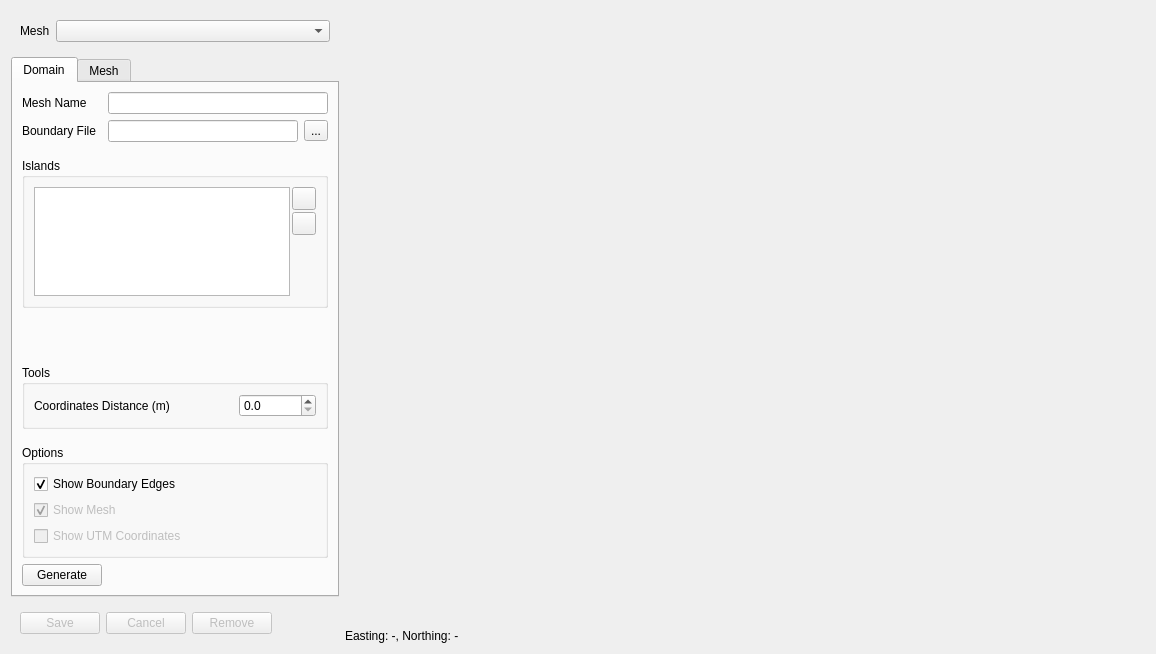
<?xml version="1.0" encoding="UTF-8"?>
<ui version="4.0">
 <class>UnstructuredMeshDialog</class>
 <widget class="QWidget" name="UnstructuredMeshDialog">
  <property name="geometry">
   <rect>
    <x>0</x>
    <y>0</y>
    <width>1156</width>
    <height>654</height>
   </rect>
  </property>
  <property name="windowTitle">
   <string>Unstructured Mesh Generation</string>
  </property>
  <layout class="QGridLayout" name="gridLayout" columnstretch="0,0,0">
   <item row="0" column="0">
    <widget class="QWidget" name="leftWidget" native="true">
     <property name="sizePolicy">
      <sizepolicy hsizetype="Fixed" vsizetype="Preferred">
       <horstretch>0</horstretch>
       <verstretch>0</verstretch>
      </sizepolicy>
     </property>
     <property name="minimumSize">
      <size>
       <width>300</width>
       <height>0</height>
      </size>
     </property>
     <layout class="QVBoxLayout" name="verticalLayout_2">
      <property name="leftMargin">
       <number>0</number>
      </property>
      <property name="topMargin">
       <number>0</number>
      </property>
      <property name="rightMargin">
       <number>0</number>
      </property>
      <property name="bottomMargin">
       <number>0</number>
      </property>
      <item>
       <widget class="QWidget" name="widget_2" native="true">
        <property name="sizePolicy">
         <sizepolicy hsizetype="Preferred" vsizetype="Fixed">
          <horstretch>0</horstretch>
          <verstretch>0</verstretch>
         </sizepolicy>
        </property>
        <layout class="QHBoxLayout" name="horizontalLayout">
         <item>
          <widget class="QLabel" name="lblMesh">
           <property name="sizePolicy">
            <sizepolicy hsizetype="Preferred" vsizetype="Fixed">
             <horstretch>0</horstretch>
             <verstretch>0</verstretch>
            </sizepolicy>
           </property>
           <property name="text">
            <string>Mesh</string>
           </property>
          </widget>
         </item>
         <item>
          <widget class="QComboBox" name="cbxMeshName">
           <property name="enabled">
            <bool>true</bool>
           </property>
           <property name="sizePolicy">
            <sizepolicy hsizetype="Expanding" vsizetype="Fixed">
             <horstretch>0</horstretch>
             <verstretch>0</verstretch>
            </sizepolicy>
           </property>
           <property name="currentIndex">
            <number>-1</number>
           </property>
          </widget>
         </item>
        </layout>
       </widget>
      </item>
      <item>
       <widget class="QTabWidget" name="tabWidget">
        <property name="sizePolicy">
         <sizepolicy hsizetype="Expanding" vsizetype="Preferred">
          <horstretch>0</horstretch>
          <verstretch>0</verstretch>
         </sizepolicy>
        </property>
        <property name="currentIndex">
         <number>0</number>
        </property>
        <widget class="QWidget" name="tabDomain">
         <property name="sizePolicy">
          <sizepolicy hsizetype="Preferred" vsizetype="Fixed">
           <horstretch>0</horstretch>
           <verstretch>0</verstretch>
          </sizepolicy>
         </property>
         <attribute name="title">
          <string>Domain</string>
         </attribute>
         <layout class="QGridLayout" name="gridLayout_2">
          <item row="9" column="0" colspan="3">
           <widget class="QGroupBox" name="groupBox_3">
            <property name="sizePolicy">
             <sizepolicy hsizetype="Preferred" vsizetype="Fixed">
              <horstretch>0</horstretch>
              <verstretch>0</verstretch>
             </sizepolicy>
            </property>
            <property name="title">
             <string>Options</string>
            </property>
            <layout class="QVBoxLayout" name="verticalLayout_3">
             <item>
              <widget class="QCheckBox" name="chkShowBoundaryEdges">
               <property name="text">
                <string>Show Boundary Edges</string>
               </property>
               <property name="checked">
                <bool>true</bool>
               </property>
              </widget>
             </item>
             <item>
              <widget class="QCheckBox" name="chkShowMesh">
               <property name="enabled">
                <bool>false</bool>
               </property>
               <property name="text">
                <string>Show Mesh</string>
               </property>
               <property name="checked">
                <bool>true</bool>
               </property>
              </widget>
             </item>
             <item>
              <widget class="QCheckBox" name="chkShowUtmCoordinates">
               <property name="enabled">
                <bool>false</bool>
               </property>
               <property name="text">
                <string>Show UTM Coordinates</string>
               </property>
              </widget>
             </item>
            </layout>
           </widget>
          </item>
          <item row="1" column="1">
           <widget class="QLineEdit" name="edtBoundaryFileLine">
            <property name="enabled">
             <bool>true</bool>
            </property>
           </widget>
          </item>
          <item row="1" column="0">
           <widget class="QLabel" name="lblBoundaryFile">
            <property name="text">
             <string>Boundary File</string>
            </property>
           </widget>
          </item>
          <item row="10" column="0">
           <widget class="QPushButton" name="btnGenerateMesh1">
            <property name="sizePolicy">
             <sizepolicy hsizetype="Fixed" vsizetype="Fixed">
              <horstretch>0</horstretch>
              <verstretch>0</verstretch>
             </sizepolicy>
            </property>
            <property name="text">
             <string>Generate</string>
            </property>
           </widget>
          </item>
          <item row="0" column="0">
           <widget class="QLabel" name="lblMeshName">
            <property name="text">
             <string>Mesh Name</string>
            </property>
           </widget>
          </item>
          <item row="0" column="1" colspan="2">
           <widget class="QLineEdit" name="edtMeshName">
            <property name="enabled">
             <bool>true</bool>
            </property>
           </widget>
          </item>
          <item row="2" column="0" colspan="3">
           <spacer name="verticalSpacer_4">
            <property name="orientation">
             <enum>Qt::Vertical</enum>
            </property>
            <property name="sizeType">
             <enum>QSizePolicy::Fixed</enum>
            </property>
            <property name="sizeHint" stdset="0">
             <size>
              <width>20</width>
              <height>10</height>
             </size>
            </property>
           </spacer>
          </item>
          <item row="3" column="0" colspan="3">
           <widget class="QGroupBox" name="groupBox_5">
            <property name="maximumSize">
             <size>
              <width>16777215</width>
              <height>150</height>
             </size>
            </property>
            <property name="title">
             <string>Islands</string>
            </property>
            <layout class="QHBoxLayout" name="horizontalLayout_4">
             <property name="spacing">
              <number>2</number>
             </property>
             <item>
              <widget class="QListWidget" name="lstIslands">
               <property name="sizePolicy">
                <sizepolicy hsizetype="Expanding" vsizetype="MinimumExpanding">
                 <horstretch>0</horstretch>
                 <verstretch>0</verstretch>
                </sizepolicy>
               </property>
              </widget>
             </item>
             <item>
              <layout class="QVBoxLayout" name="verticalLayout_6">
               <item>
                <widget class="QToolButton" name="btnAddIsland">
                 <property name="sizePolicy">
                  <sizepolicy hsizetype="Fixed" vsizetype="Fixed">
                   <horstretch>0</horstretch>
                   <verstretch>0</verstretch>
                  </sizepolicy>
                 </property>
                 <property name="text">
                  <string/>
                 </property>
                 <property name="icon">
                  <iconset resource="../../icons.qrc">
                   <normaloff>:/icons/list-add.png</normaloff>:/icons/list-add.png</iconset>
                 </property>
                </widget>
               </item>
               <item>
                <widget class="QToolButton" name="btnRemoveIsland">
                 <property name="sizePolicy">
                  <sizepolicy hsizetype="Fixed" vsizetype="Fixed">
                   <horstretch>0</horstretch>
                   <verstretch>0</verstretch>
                  </sizepolicy>
                 </property>
                 <property name="text">
                  <string/>
                 </property>
                 <property name="icon">
                  <iconset resource="../../icons.qrc">
                   <normaloff>:/icons/list-delete.png</normaloff>:/icons/list-delete.png</iconset>
                 </property>
                </widget>
               </item>
               <item>
                <spacer name="verticalSpacer_6">
                 <property name="orientation">
                  <enum>Qt::Vertical</enum>
                 </property>
                 <property name="sizeHint" stdset="0">
                  <size>
                   <width>20</width>
                   <height>40</height>
                  </size>
                 </property>
                </spacer>
               </item>
              </layout>
             </item>
            </layout>
           </widget>
          </item>
          <item row="6" column="0" colspan="3">
           <spacer name="verticalSpacer_3">
            <property name="orientation">
             <enum>Qt::Vertical</enum>
            </property>
            <property name="sizeType">
             <enum>QSizePolicy::Fixed</enum>
            </property>
            <property name="sizeHint" stdset="0">
             <size>
              <width>20</width>
              <height>10</height>
             </size>
            </property>
           </spacer>
          </item>
          <item row="5" column="0" colspan="3">
           <widget class="QGroupBox" name="groupBox_2">
            <property name="sizePolicy">
             <sizepolicy hsizetype="Preferred" vsizetype="Fixed">
              <horstretch>0</horstretch>
              <verstretch>0</verstretch>
             </sizepolicy>
            </property>
            <property name="title">
             <string>Tools</string>
            </property>
            <layout class="QGridLayout" name="gridLayout_5">
             <item row="0" column="1">
              <widget class="QDoubleSpinBox" name="sbxCoordinatesDistance">
               <property name="sizePolicy">
                <sizepolicy hsizetype="Fixed" vsizetype="Fixed">
                 <horstretch>0</horstretch>
                 <verstretch>0</verstretch>
                </sizepolicy>
               </property>
               <property name="decimals">
                <number>1</number>
               </property>
               <property name="maximum">
                <double>100000.000000000000000</double>
               </property>
               <property name="singleStep">
                <double>1.000000000000000</double>
               </property>
              </widget>
             </item>
             <item row="0" column="0">
              <widget class="QLabel" name="label">
               <property name="text">
                <string>Coordinates Distance (m)</string>
               </property>
              </widget>
             </item>
            </layout>
           </widget>
          </item>
          <item row="4" column="0" colspan="3">
           <spacer name="verticalSpacer_2">
            <property name="orientation">
             <enum>Qt::Vertical</enum>
            </property>
            <property name="sizeHint" stdset="0">
             <size>
              <width>20</width>
              <height>10</height>
             </size>
            </property>
           </spacer>
          </item>
          <item row="1" column="2">
           <widget class="QToolButton" name="btnBoundaryFileBrowser">
            <property name="enabled">
             <bool>true</bool>
            </property>
            <property name="sizePolicy">
             <sizepolicy hsizetype="Fixed" vsizetype="Fixed">
              <horstretch>0</horstretch>
              <verstretch>0</verstretch>
             </sizepolicy>
            </property>
            <property name="text">
             <string>...</string>
            </property>
           </widget>
          </item>
         </layout>
         <zorder>lblMeshName</zorder>
         <zorder>edtMeshName</zorder>
         <zorder>lblBoundaryFile</zorder>
         <zorder>edtBoundaryFileLine</zorder>
         <zorder>btnBoundaryFileBrowser</zorder>
         <zorder>btnGenerateMesh1</zorder>
         <zorder>groupBox_3</zorder>
         <zorder>groupBox_5</zorder>
         <zorder>groupBox_2</zorder>
        </widget>
        <widget class="QWidget" name="tabMesh">
         <attribute name="title">
          <string>Mesh</string>
         </attribute>
         <layout class="QGridLayout" name="gridLayout_4">
          <item row="0" column="0" colspan="3">
           <widget class="QGroupBox" name="groupBox">
            <property name="title">
             <string>Refinement Areas</string>
            </property>
            <layout class="QGridLayout" name="gridLayout_3">
             <item row="3" column="3">
              <widget class="QDoubleSpinBox" name="sbxMaximumEdgeLength">
               <property name="alignment">
                <set>Qt::AlignRight|Qt::AlignTrailing|Qt::AlignVCenter</set>
               </property>
               <property name="decimals">
                <number>1</number>
               </property>
               <property name="minimum">
                <double>0.500000000000000</double>
               </property>
               <property name="maximum">
                <double>100000.000000000000000</double>
               </property>
               <property name="singleStep">
                <double>1.000000000000000</double>
               </property>
               <property name="value">
                <double>100.000000000000000</double>
               </property>
              </widget>
             </item>
             <item row="2" column="0">
              <widget class="QLabel" name="lblAngleTriangles">
               <property name="text">
                <string>Minimum Angle of Triangles (degrees)</string>
               </property>
              </widget>
             </item>
             <item row="3" column="0">
              <widget class="QLabel" name="lblMaximumEdgeTriangles">
               <property name="text">
                <string>Maximum Edge Length of Triangles (m)</string>
               </property>
              </widget>
             </item>
             <item row="2" column="3">
              <widget class="QDoubleSpinBox" name="sbxMinimumAngle">
               <property name="enabled">
                <bool>true</bool>
               </property>
               <property name="sizePolicy">
                <sizepolicy hsizetype="Expanding" vsizetype="Fixed">
                 <horstretch>0</horstretch>
                 <verstretch>0</verstretch>
                </sizepolicy>
               </property>
               <property name="alignment">
                <set>Qt::AlignRight|Qt::AlignTrailing|Qt::AlignVCenter</set>
               </property>
               <property name="decimals">
                <number>1</number>
               </property>
               <property name="minimum">
                <double>20.699999999999999</double>
               </property>
               <property name="maximum">
                <double>60.000000000000000</double>
               </property>
               <property name="singleStep">
                <double>1.000000000000000</double>
               </property>
               <property name="value">
                <double>20.699999999999999</double>
               </property>
              </widget>
             </item>
             <item row="0" column="0" colspan="4">
              <widget class="QWidget" name="horizontalWidget" native="true">
               <layout class="QHBoxLayout" name="horizontalLayout_5">
                <property name="spacing">
                 <number>0</number>
                </property>
                <property name="leftMargin">
                 <number>0</number>
                </property>
                <property name="topMargin">
                 <number>0</number>
                </property>
                <property name="rightMargin">
                 <number>0</number>
                </property>
                <property name="bottomMargin">
                 <number>0</number>
                </property>
                <item>
                 <widget class="QListWidget" name="lstRefinementAreas">
                  <property name="sizePolicy">
                   <sizepolicy hsizetype="Expanding" vsizetype="MinimumExpanding">
                    <horstretch>0</horstretch>
                    <verstretch>0</verstretch>
                   </sizepolicy>
                  </property>
                  <property name="currentRow">
                   <number>-1</number>
                  </property>
                 </widget>
                </item>
                <item>
                 <layout class="QVBoxLayout" name="verticalLayout">
                  <item>
                   <widget class="QPushButton" name="btnAddCoordinatesFile">
                    <property name="sizePolicy">
                     <sizepolicy hsizetype="Fixed" vsizetype="Fixed">
                      <horstretch>0</horstretch>
                      <verstretch>0</verstretch>
                     </sizepolicy>
                    </property>
                    <property name="text">
                     <string/>
                    </property>
                    <property name="icon">
                     <iconset resource="../../icons.qrc">
                      <normaloff>:/icons/list-add.png</normaloff>:/icons/list-add.png</iconset>
                    </property>
                   </widget>
                  </item>
                  <item>
                   <widget class="QPushButton" name="btnRemoveCoordinatesFile">
                    <property name="sizePolicy">
                     <sizepolicy hsizetype="Fixed" vsizetype="Fixed">
                      <horstretch>0</horstretch>
                      <verstretch>0</verstretch>
                     </sizepolicy>
                    </property>
                    <property name="text">
                     <string/>
                    </property>
                    <property name="icon">
                     <iconset resource="../../icons.qrc">
                      <normaloff>:/icons/list-delete.png</normaloff>:/icons/list-delete.png</iconset>
                    </property>
                   </widget>
                  </item>
                  <item>
                   <spacer name="verticalSpacer_5">
                    <property name="orientation">
                     <enum>Qt::Vertical</enum>
                    </property>
                    <property name="sizeHint" stdset="0">
                     <size>
                      <width>20</width>
                      <height>40</height>
                     </size>
                    </property>
                   </spacer>
                  </item>
                 </layout>
                </item>
               </layout>
              </widget>
             </item>
            </layout>
           </widget>
          </item>
          <item row="2" column="0" colspan="3">
           <spacer name="verticalSpacer_7">
            <property name="orientation">
             <enum>Qt::Vertical</enum>
            </property>
            <property name="sizeHint" stdset="0">
             <size>
              <width>0</width>
              <height>0</height>
             </size>
            </property>
           </spacer>
          </item>
          <item row="1" column="0">
           <widget class="QPushButton" name="btnGenerateMesh2">
            <property name="enabled">
             <bool>true</bool>
            </property>
            <property name="sizePolicy">
             <sizepolicy hsizetype="Fixed" vsizetype="Fixed">
              <horstretch>0</horstretch>
              <verstretch>0</verstretch>
             </sizepolicy>
            </property>
            <property name="text">
             <string>Generate</string>
            </property>
           </widget>
          </item>
         </layout>
        </widget>
       </widget>
      </item>
      <item>
       <widget class="QWidget" name="widget" native="true">
        <property name="sizePolicy">
         <sizepolicy hsizetype="Preferred" vsizetype="Fixed">
          <horstretch>0</horstretch>
          <verstretch>0</verstretch>
         </sizepolicy>
        </property>
        <layout class="QHBoxLayout" name="horizontalLayout_3">
         <item>
          <widget class="QPushButton" name="btnSaveMesh">
           <property name="enabled">
            <bool>false</bool>
           </property>
           <property name="sizePolicy">
            <sizepolicy hsizetype="Fixed" vsizetype="Fixed">
             <horstretch>0</horstretch>
             <verstretch>0</verstretch>
            </sizepolicy>
           </property>
           <property name="text">
            <string>Save</string>
           </property>
          </widget>
         </item>
         <item>
          <widget class="QPushButton" name="btnCancelMesh">
           <property name="enabled">
            <bool>false</bool>
           </property>
           <property name="sizePolicy">
            <sizepolicy hsizetype="Fixed" vsizetype="Fixed">
             <horstretch>0</horstretch>
             <verstretch>0</verstretch>
            </sizepolicy>
           </property>
           <property name="text">
            <string>Cancel</string>
           </property>
          </widget>
         </item>
         <item>
          <widget class="QPushButton" name="btnRemoveMesh">
           <property name="enabled">
            <bool>false</bool>
           </property>
           <property name="sizePolicy">
            <sizepolicy hsizetype="Fixed" vsizetype="Fixed">
             <horstretch>0</horstretch>
             <verstretch>0</verstretch>
            </sizepolicy>
           </property>
           <property name="text">
            <string>Remove</string>
           </property>
          </widget>
         </item>
         <item>
          <spacer name="horizontalSpacer">
           <property name="orientation">
            <enum>Qt::Horizontal</enum>
           </property>
           <property name="sizeHint" stdset="0">
            <size>
             <width>40</width>
             <height>20</height>
            </size>
           </property>
          </spacer>
         </item>
        </layout>
       </widget>
      </item>
     </layout>
    </widget>
   </item>
   <item row="0" column="2">
    <layout class="QVBoxLayout" name="rightWidget">
     <item>
      <widget class="MeshVTKWidget" name="meshVTKWidget">
       <property name="sizePolicy">
        <sizepolicy hsizetype="Expanding" vsizetype="Expanding">
         <horstretch>0</horstretch>
         <verstretch>0</verstretch>
        </sizepolicy>
       </property>
       <property name="minimumSize">
        <size>
         <width>800</width>
         <height>600</height>
        </size>
       </property>
      </widget>
     </item>
     <item>
      <layout class="QHBoxLayout" name="horizontalLayout_2">
       <item>
        <widget class="QLabel" name="lblUTMCoordinate">
         <property name="text">
          <string>Easting: -, Northing: -</string>
         </property>
        </widget>
       </item>
      </layout>
     </item>
    </layout>
   </item>
  </layout>
 </widget>
 <customwidgets>
  <customwidget>
   <class>QVTKWidget</class>
   <extends>QWidget</extends>
   <header>QVTKWidget.h</header>
  </customwidget>
  <customwidget>
   <class>MeshVTKWidget</class>
   <extends>QVTKWidget</extends>
   <header>include/ui/mesh_vtk_widget.h</header>
   <slots>
    <slot>toggleBoundaryEdges(bool)</slot>
    <slot>toggleMesh(bool)</slot>
   </slots>
  </customwidget>
 </customwidgets>
 <tabstops>
  <tabstop>cbxMeshName</tabstop>
  <tabstop>tabWidget</tabstop>
  <tabstop>edtMeshName</tabstop>
  <tabstop>edtBoundaryFileLine</tabstop>
  <tabstop>btnBoundaryFileBrowser</tabstop>
  <tabstop>sbxCoordinatesDistance</tabstop>
  <tabstop>chkShowBoundaryEdges</tabstop>
  <tabstop>chkShowUtmCoordinates</tabstop>
  <tabstop>btnGenerateMesh1</tabstop>
  <tabstop>btnCancelMesh</tabstop>
  <tabstop>btnRemoveMesh</tabstop>
  <tabstop>lstRefinementAreas</tabstop>
  <tabstop>btnAddCoordinatesFile</tabstop>
  <tabstop>btnRemoveCoordinatesFile</tabstop>
  <tabstop>sbxMinimumAngle</tabstop>
  <tabstop>sbxMaximumEdgeLength</tabstop>
  <tabstop>chkShowMesh</tabstop>
 </tabstops>
 <resources>
  <include location="../../icons.qrc"/>
 </resources>
 <connections>
  <connection>
   <sender>chkShowBoundaryEdges</sender>
   <signal>clicked(bool)</signal>
   <receiver>meshVTKWidget</receiver>
   <slot>toggleBoundaryEdges(bool)</slot>
   <hints>
    <hint type="sourcelabel">
     <x>230</x>
     <y>519</y>
    </hint>
    <hint type="destinationlabel">
     <x>919</x>
     <y>380</y>
    </hint>
   </hints>
  </connection>
  <connection>
   <sender>chkShowMesh</sender>
   <signal>clicked(bool)</signal>
   <receiver>meshVTKWidget</receiver>
   <slot>toggleMesh(bool)</slot>
   <hints>
    <hint type="sourcelabel">
     <x>76</x>
     <y>110</y>
    </hint>
    <hint type="destinationlabel">
     <x>919</x>
     <y>380</y>
    </hint>
   </hints>
  </connection>
 </connections>
</ui>
